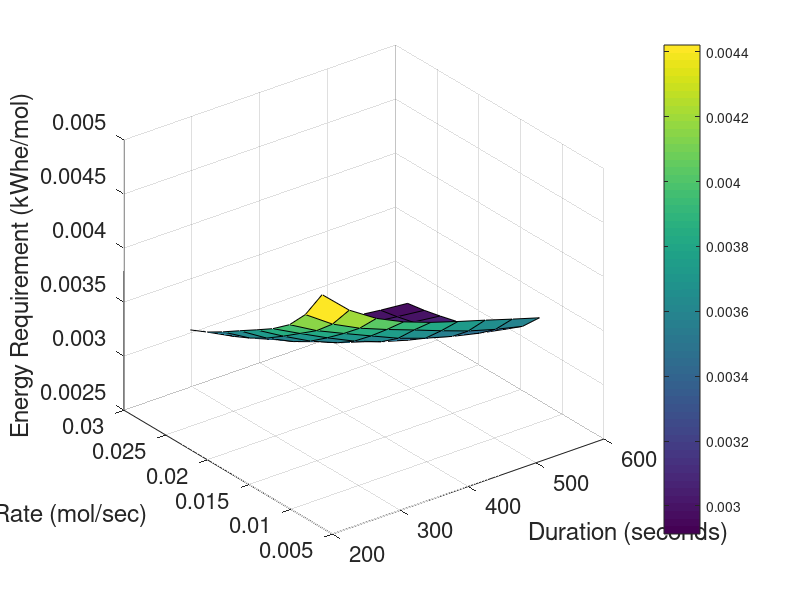

This chart was generated by the following MATLAB code: (Note: this script raises an error after producing the figure.)
% Initialize the script
close all
clear all
clc

% Define the ranges for the interaction variables
step_dur = [240 280 320 360 400 440 480 520 560];
mol_flow = [9.49E-03 1.15E-02 1.34E-02 ...
            1.54E-02 1.74E-02 1.94E-02 ...
            2.14E-02 2.33E-02 2.53E-02];

% Create a grid of values for the interaction variables
[X1, X2] = meshgrid(step_dur, mol_flow);

% Provide a matrix of the response data
response = [0.0044209	0.00418928	0.00402519	0.00390533	0.00381255	0.00373315	0.00365748	0.0035794	0.00350377
            0.00414448	0.00396837	0.00384261	0.00374278	0.003650384	0.00355534	0.003465597	0.003392591	0.003332659
            0.00396387	0.00382089	0.00370699	0.00359658	0.003486773	0.003399	0.00332839	0.003270108	0.00322098
            0.00383554	0.003703328	0.003575122	0.003456581	0.003362932	0.003290111	0.003230825	0.003181877	0.00313945
            0.00373287	0.003586544	0.003452672	0.003349362	0.003271531	0.003208513	0.003157791	0.003114579	0.003070618
            0.0036331	0.003476921	0.003356648	0.003267869	0.003200341	0.003145551	0.003095935	0.00305327	0.00301607
            0.00353096	0.003385371	0.003282588	0.003204588	0.00314395	0.003090559	0.003044301	0.003005618	0.002974648
            0.00344226	0.003313897	0.003222514	0.003152778	0.003094057	0.003043544	0.003001233	0.002968937	0.002940244
            0.00337048	0.003255223	0.003172903	0.003105905	0.003050809	0.003004344	0.002968482	0.00293771	0.002913312];

% Create the response surface plot
figure;
surf(X1, X2, response);
xlabel('Duration (seconds)');
ylabel('Feed Molar Flow Rate (mol/sec)');
zlabel('Energy Requirement (kWhe/mol)');
set(gca,"FontSize",16);

%title('Energy Requirement (kWhe/mol)');
hcb = colorbar;
hcb.FontSize = 16;
% hcb = colorbar;
% colorTitleHandle = get(hcb,'Title');
% titleString = 'Energy Requirement (kWhe/mol)';
% set(colorTitleHandle ,'String',titleString);

% Adjust plot appearance
colormap('jet');
shading('interp');